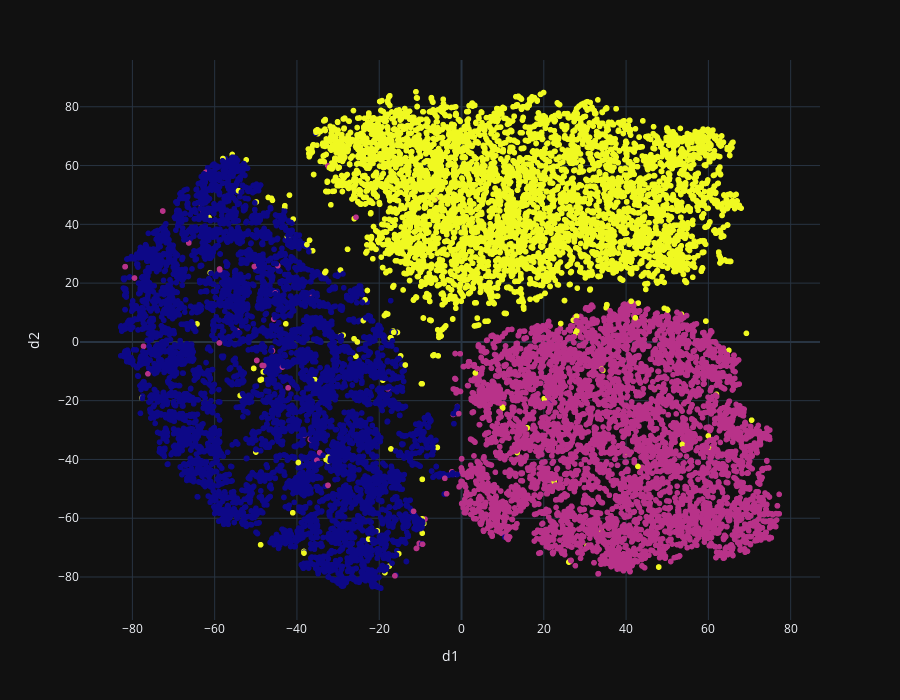

Notebook code cell kept with this figure:
### Markdown cell above
PREPARING SUBSET OF MNIST (3 CLASSES IN 2 DIMENSIONS) FOR VISUALIZING LEARNT PARAMETERS

### Code cell
bool_ind = (mnist_data['label']==1) | (mnist_data['label']==4) | (mnist_data['label']==8)
sub_images_normalized = MNISTpreprocessing().normalize_images(mnist_data[bool_ind].drop(columns=['label']))
sub_digits = mnist_data[bool_ind]['label']
tsne = TSNE(
    n_components=2,
    random_state=10
    )
images_reduced = tsne.fit_transform(sub_images_normalized)
df = pd.DataFrame(
    {
        'd1': images_reduced[:, 0],
        'd2': images_reduced[:, 1],
        'digit': sub_digits
        }
    )
fig = px.scatter(
    df,
    x='d1',
    y='d2',
    color='digit',
    hover_data=['digit'],
    )
fig.update_layout(
    width=900,
    height=700,
    template='plotly_dark'
    )
fig.update_coloraxes(showscale=False)
fig.show()

### Figure 1 — Plotly figure (JSON) as saved in the notebook; plotly's stock layout.template omitted (floating-point values rounded to 4 significant figures; data arrays with more than 128 entries replaced by an {"elided": "..."} marker saying what was removed)
{"data": [{"customdata": {"elided": "18435x1 int values"}, "hovertemplate": "d1=%{x}<br>d2=%{y}<br>digit=%{marker.color}<extra></extra>", "legendgroup": "", "marker": {"color": {"elided": "18435 int values"}, "coloraxis": "coloraxis", "symbol": "circle"}, "mode": "markers", "name": "", "showlegend": false, "type": "scattergl", "x": {"elided": "18435 float values"}, "xaxis": "x", "y": {"elided": "18435 float values"}, "yaxis": "y"}], "layout": {"coloraxis": {"colorbar": {"title": {"text": "digit"}}, "colorscale": [[0, "#0d0887"], [0.1111, "#46039f"], [0.2222, "#7201a8"], [0.3333, "#9c179e"], [0.4444, "#bd3786"], [0.5556, "#d8576b"], [0.6667, "#ed7953"], [0.7778, "#fb9f3a"], [0.8889, "#fdca26"], [1, "#f0f921"]], "showscale": false}, "height": 700, "legend": {"tracegroupgap": 0}, "margin": {"t": 60}, "width": 900, "xaxis": {"anchor": "y", "domain": [0, 1], "title": {"text": "d1"}}, "yaxis": {"anchor": "x", "domain": [0, 1], "title": {"text": "d2"}}}}
